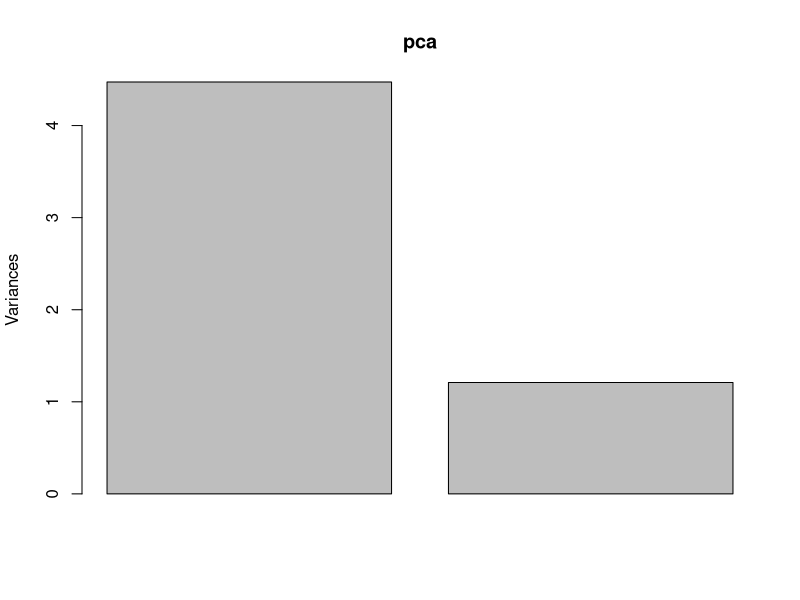
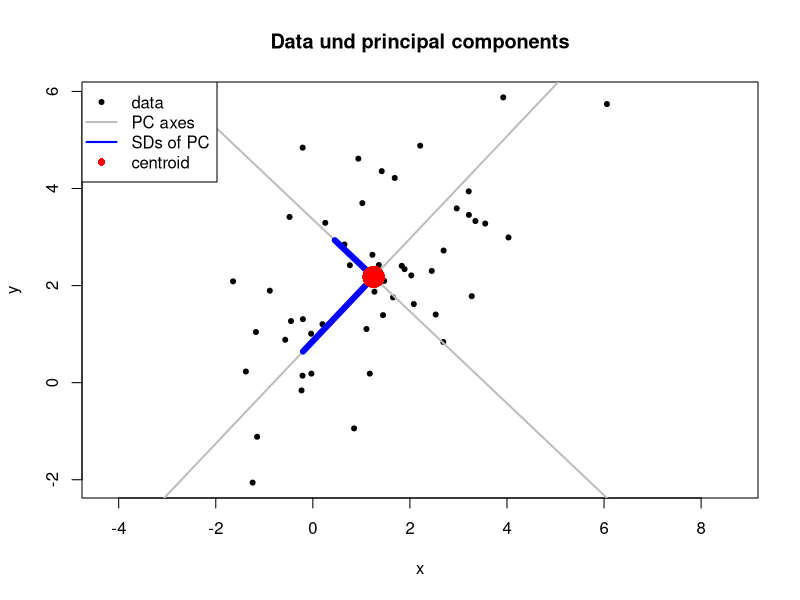
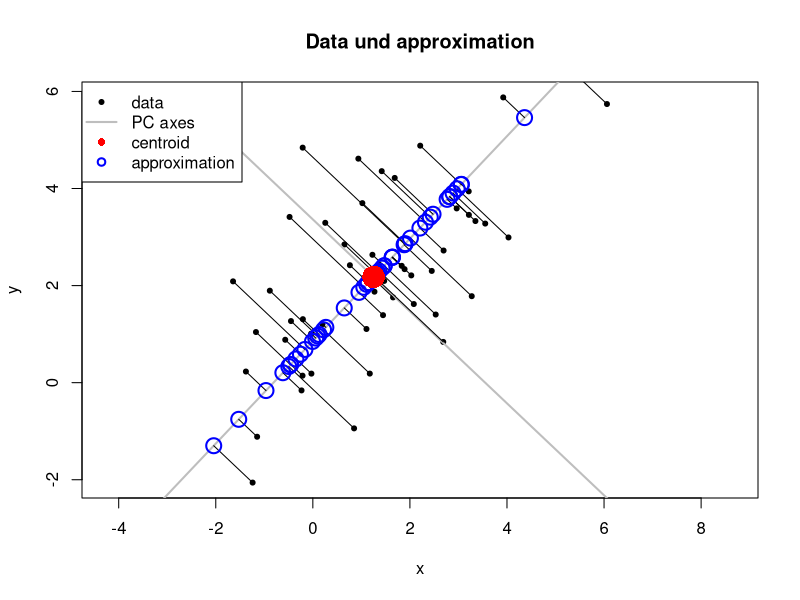

The R script that drew these images, in order:
## ---- chunk 1
wants <- c("mvtnorm", "robustbase", "pcaPP")
has   <- wants %in% rownames(installed.packages())
if(any(!has)) install.packages(wants[!has])
## ---- chunk 2
set.seed(123)
library(mvtnorm)
Sigma <- matrix(c(4, 2, 2, 3), ncol=2)
mu    <- c(1, 2)
N     <- 50
X     <- rmvnorm(N, mean=mu, sigma=Sigma)
## ---- chunk 3
(pca <- prcomp(X))
## ---- chunk 4
summary(pca)
pca$sdev^2 / sum(diag(cov(X)))
## ---- chunk 5
plot(pca)
## ---- chunk 6
(pcaPrin <- princomp(X))
(G <- pcaPrin$loadings)
## ---- chunk 7
pcVal <- predict(pca)
head(pcVal, n=5)
## ---- chunk 8
Xnew <- matrix(1:4, ncol=2)
predict(pca, newdata=Xnew)
## ---- chunk 9
B    <- G %*% diag(pca$sdev)
ctr  <- colMeans(X)
xMat <- rbind(ctr[1] - B[1, ], ctr[1])
yMat <- rbind(ctr[2] - B[2, ], ctr[2])
ab1  <- solve(cbind(1, xMat[ , 1]), yMat[ , 1])
ab2  <- solve(cbind(1, xMat[ , 2]), yMat[ , 2])
## ---- chunk 10
plot(X, xlab="x", ylab="y", pch=20, asp=1,
     main="Data und principal components")
abline(coef=ab1, lwd=2, col="gray")
abline(coef=ab2, lwd=2, col="gray")
matlines(xMat, yMat, lty=1, lwd=6, col="blue")
points(ctr[1], ctr[2], pch=16, col="red", cex=3)
legend(x="topleft", legend=c("data", "PC axes", "SDs of PC", "centroid"),
       pch=c(20, NA, NA, 16), lty=c(NA, 1, 1, NA), lwd=c(NA, 2, 2, NA),
       col=c("black", "gray", "blue", "red"), bg="white")
## ---- chunk 11
Xdot <- scale(X, center=TRUE, scale=FALSE)
Y    <- Xdot %*% G
B    <- G %*% diag(pca$sdev)
H    <- scale(Y)
HB   <- H %*% t(B)

repr <- sweep(HB, 2, ctr, "+")
all.equal(X, repr)
sum((X-repr)^2)
## ---- chunk 12
HB1   <- H[ , 1] %*% t(B[ , 1])
repr1 <- sweep(HB1, 2, ctr, "+")
sum((X-repr1)^2)
qr(scale(repr1, center=TRUE, scale=FALSE))$rank
## ---- chunk 13
plot(X, xlab="x", ylab="y", pch=20, asp=1, main="Data und approximation")
abline(coef=ab1, lwd=2, col="gray")
abline(coef=ab2, lwd=2, col="gray")
segments(X[ , 1], X[ , 2], repr1[ , 1], repr1[ , 2])
points(repr1, pch=1, lwd=2, col="blue", cex=2)
points(ctr[1], ctr[2], pch=16, col="red", cex=3)
legend(x="topleft", legend=c("data", "PC axes", "centroid", "approximation"),
       pch=c(20, NA, 16, 1), lty=c(NA, 1, NA, NA), lwd=c(NA, 2, NA, 2),
       col=c("black", "gray", "red", "blue"), bg="white")
## ---- chunk 14
B %*% t(B)
cov(X)
B[ , 1] %*% t(B[ , 1])
## ---- chunk 15
library(robustbase)
princomp(X, cov=covMcd(X))
## ---- chunk 16
library(pcaPP)
PCAproj(X, k=ncol(X), method="qn")
## ---- chunk 17
try(detach(package:pcaPP))
try(detach(package:mvtnorm))
try(detach(package:robustbase))
